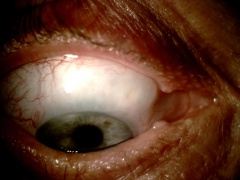
#> input picture converted/img_0.jpg, 240 x 180 px
$ python pruebaRecortes4.py
#> lines starting #> are read from the running program, lines starting #| are printed output that depends on the picture; long printed decimals are rounded
from PIL import Image
import numpy as np
import random

img=Image.open('./converted/img_0.jpg')
#> img is the input picture: PIL image 240x180 RGB; mean R, G, B 97, 59.5, 41.5
#tamaño del cuadrado en pixels
squareSize=20
#Porcentaje de pixels que se pueden desplazar como maximo
squareSizePercent=50
#Pixeles que se pueden desplazar como maximo
movementPixels=(squareSize*squareSizePercent)/100

#Asertos-------------------
assert 3*squareSize<=img.width*img.height
assert squareSizePercent>=1 or squareSizePercent<=100

#--------------------------

#Obtencion recorte central aleatorio----------------------
#Generando cuadrado dentral aleatorio

#Genero un numero aleatorio que se le sumara o restara a las coordenadas centrales según una orientacion aleatoria
randX=random.uniform(1,movementPixels)
randY=random.uniform(1,movementPixels)

randomOrientation=random.randint(0,8)#Genero aleatoriamente hacia donde quiero que vaya más o menos el recorte central
print('Orientation:', randomOrientation)

#El recorte central se desplaza hacia la izquierda
if randomOrientation==1:
    xCenter = (img.width / 2) - randX
    yCenter = (img.height / 2)
    print('X:', xCenter, 'Y:', yCenter)
    xDist = (img.width / 2) - randX #xDist e yDist serán las varaibles para luego calcular los nuevos centros, no deben sobreescribirse con xCenter e yCenter
    yDist = (img.height / 2)

#El recorte central se desplaza hacia la diagonal superior izquierda
if randomOrientation==2:
    xCenter = (img.width / 2) - randX
    yCenter = (img.height / 2) - randY
    print('X:', xCenter, 'Y:', yCenter)
    xDist=(img.width / 2) - randX
    yDist=(img.height / 2) - randY

#El recorte central se deplaza hacia arriba
if randomOrientation==3:
    xCenter = (img.width / 2)
    yCenter = (img.height / 2) - randY
    print('X:', xCenter, 'Y:', yCenter)
    xDist=(img.width / 2)
    yDist=(img.height / 2) - randY

#El recorte central se desplaza a la diagonal superior derecha
if randomOrientation==4:
    xCenter = (img.width / 2) + randX
    yCenter = (img.height / 2) - randY
    print('X:', xCenter, 'Y:', yCenter)
    xDist=(img.width / 2) + randX
    yDist=(img.height / 2) - randY

#El recorte central se desplaza a la derecha
if randomOrientation==5:
    xCenter = (img.width / 2) + randX
    yCenter = (img.height / 2) - randY
    print('X:', xCenter, 'Y:', yCenter)
    xDist=(img.width / 2) + randX
    yDist=(img.height / 2) - randY

#El recorte central se desplaza a la exquina inferior derecha
if randomOrientation==6:
    xCenter = (img.width / 2) + randX
#> xCenter = 128.6
    yCenter = (img.height / 2) + randY
#> yCenter = 97.82
    print('X:', xCenter, 'Y:', yCenter)
#| X: 128.600 Y: 97.822
    xDist=(img.width / 2) + randX
#> xDist = 128.6
    yDist=(img.height / 2) + randY
#> yDist = 97.82

#El recorte central se desplaza hacia abajo
if randomOrientation==7:
    xCenter = (img.width / 2)
    yCenter = (img.height / 2) + randY
    print('X:', xCenter, 'Y:', yCenter)
    xDist=(img.width / 2)
    yDist=(img.height / 2) + randY

#El recorte central se desplaza a la diagonal inferior izquierda
if randomOrientation==8:
    xCenter = (img.width / 2) - randX
    yCenter = (img.height / 2) + randY
    print('X:', xCenter, 'Y:', yCenter)
    xDist=(img.width / 2) - randX
    yDist=(img.height / 2) + randY

#El recorte central se queda centrado
if randomOrientation==0:
    xCenter = (img.width / 2)
    yCenter = (img.height / 2)
    print('X:', xCenter, 'Y:', yCenter)
    xDist=(img.width / 2)
    yDist=(img.height / 2)

#Cortamos y guardamos el cuadrado central

x1=xCenter-(squareSize/2)
#> x1 = 118.6
y1=yCenter-(squareSize/2)
#> y1 = 87.82
x2=xCenter+(squareSize/2)
#> x2 = 138.6
y2=yCenter+(squareSize/2)
#> y2 = 107.8

croppingMask=(x1,y1,x2,y2)
#> croppingMask = (118.6, 87.82, 138.6, 107.8)

centralSquareCropped=img.crop(croppingMask)

#centralSquareCropped.show('0')
centralSquareCropped.save('0.jpg')

#OBTENER EL RESTO DE RECORTES---------------------------------------------------------------------------------------------------

#Obtención del recorte 1 (izquierda)-----------------------------------------
#Distancia despecto del cuadradito central
centralSquareDistance=(squareSize/2)+float((random.randrange(movementPixels)+movementPixels))+(squareSize/2) #Asi se aleja o acerca más del recorte del centro
#Coordenadas respecto del central
xCenter=xDist-centralSquareDistance
#> xCenter = 98.6
yCenter=yDist+float(random.uniform(-movementPixels,movementPixels))
#> yCenter = 93

x1=xCenter-(squareSize/2)
#> x1 = 88.6
y1=yCenter-(squareSize/2)
x2=xCenter+(squareSize/2)
y2=yCenter+(squareSize/2)

croppingMask=(x1,y1,x2,y2)

leftSquareCropped=img.crop(croppingMask)

#leftSquareCropped.show('img1')
leftSquareCropped.save('1.jpg')

#Obtención del recorte 3 (arriba)-------------------------------------
#Distancia respecto al cuadrado central
centralSquareDistance=(squareSize/2)+float((random.randrange(movementPixels)+movementPixels))+(squareSize/2)
#Coordenadas respecto del central
xCenter=xDist+float(random.uniform(-movementPixels,movementPixels))
yCenter=yDist-centralSquareDistance

x1=xCenter-(squareSize/2)
y1=yCenter-(squareSize/2)
x2=xCenter+(squareSize/2)
y2=yCenter+(squareSize/2)

croppingMask=(x1,y1,x2,y2)

upSquareCropped=img.crop(croppingMask)
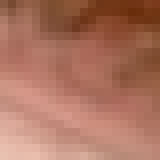
#> upSquareCropped: PIL image 20x20 RGB (shown 8 times larger); mean R, G, B 171.9, 115.1, 95.7

#upSquareCropped.show('img3')
upSquareCropped.save('3.jpg')


#Obtencion del recorte 7 (abajo)
#Distancia respecto al cuadrado central
centralSquareDistance=(squareSize/2)+float((random.randrange(movementPixels)+movementPixels))+(squareSize/2)
#Coordenadas respecto del central
xCenter=xDist+float(random.uniform(-movementPixels,movementPixels))
yCenter=yDist+centralSquareDistance

x1=xCenter-(squareSize/2)
y1=yCenter-(squareSize/2)
x2=xCenter+(squareSize/2)
y2=yCenter+(squareSize/2)

croppingMask=(x1,y1,x2,y2)

downSquareCropped=img.crop(croppingMask)
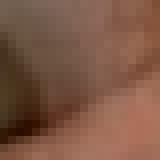
#> downSquareCropped: PIL image 20x20 RGB (shown 8 times larger); mean R, G, B 124.7, 87.1, 68.4

#rightSquareCropped.show('img5')
downSquareCropped.save('7.jpg')


#Obtencion del recorte 5 (derecha)
#Distancia despecto del cuadradito central
centralSquareDistance=(squareSize/2)+float((random.randrange(movementPixels)+movementPixels))+(squareSize/2) #Asi se aleja o acerca más del recorte del centro
#Coordenadas respecto del central
xCenter=xDist+centralSquareDistance
yCenter=yDist+float(random.uniform(-movementPixels,movementPixels))

x1=xCenter-(squareSize/2)
y1=yCenter-(squareSize/2)
x2=xCenter+(squareSize/2)
y2=yCenter+(squareSize/2)

croppingMask=(x1,y1,x2,y2)

rightSquareCropped=img.crop(croppingMask)
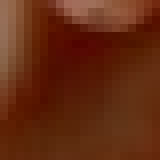
#> rightSquareCropped: PIL image 20x20 RGB (shown 8 times larger); mean R, G, B 99.7, 42.6, 17.7

#downSquareCropped.show('img7')
rightSquareCropped.save('5.jpg')

#OBTENCION DE LAS DIAGONALES----------------------------------------------------------------------------------

#Superior izquierda (2)
#Coordenadas respecto del cuadrado central
centralSquareDistance=(squareSize/2)+float((random.randrange(movementPixels)+movementPixels))+(squareSize/2)
#Coordenadas respecto del central
xCenter=xDist-centralSquareDistance+float(random.uniform(-movementPixels,movementPixels))
yCenter=yDist-centralSquareDistance+float(random.uniform(-movementPixels,movementPixels))

x1=xCenter-(squareSize/2)
y1=yCenter-(squareSize/2)
x2=xCenter+(squareSize/2)
y2=yCenter+(squareSize/2)

croppingMask=(x1,y1,x2,y2)

leftUpSquareCropped=img.crop(croppingMask)
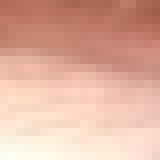
#> leftUpSquareCropped: PIL image 20x20 RGB (shown 8 times larger); mean R, G, B 223.7, 176.4, 158.9

leftUpSquareCropped.save('2.jpg')

#Superior derecha (4)
#Coordenadas respecto del cuadrado central
centralSquareDistance=(squareSize/2)+float((random.randrange(movementPixels)+movementPixels))+(squareSize/2)
#Coordenadas respecto del central
xCenter=xDist+centralSquareDistance+float(random.uniform(-movementPixels,movementPixels))
yCenter=yDist-centralSquareDistance+float(random.uniform(-movementPixels,movementPixels))

x1=xCenter-(squareSize/2)
y1=yCenter-(squareSize/2)
x2=xCenter+(squareSize/2)
y2=yCenter+(squareSize/2)

croppingMask=(x1,y1,x2,y2)

rightUpSquareCropped=img.crop(croppingMask)
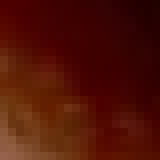
#> rightUpSquareCropped: PIL image 20x20 RGB (shown 8 times larger); mean R, G, B 79.7, 18.1, 6.1

rightUpSquareCropped.save('4.jpg')

#Inferior izquierda (8)

centralSquareDistance=(squareSize/2)+float((random.randrange(movementPixels)+movementPixels))+(squareSize/2)
#Coordenadas respecto del central
xCenter=xDist-centralSquareDistance-float(random.uniform(-movementPixels,movementPixels))
yCenter=yDist+centralSquareDistance+float(random.uniform(-movementPixels,movementPixels))

x1=xCenter-(squareSize/2)
y1=yCenter-(squareSize/2)
x2=xCenter+(squareSize/2)
y2=yCenter+(squareSize/2)

croppingMask=(x1,y1,x2,y2)

leftDownSquareCropped=img.crop(croppingMask)
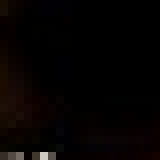
#> leftDownSquareCropped: PIL image 20x20 RGB (shown 8 times larger); mean R, G, B 5.6, 2.7, 2

leftDownSquareCropped.save('8.jpg')

#Inferior derecha(6)
#Coordenadas respecto del cuadrado central
centralSquareDistance=(squareSize/2)+float((random.randrange(movementPixels)+movementPixels))+(squareSize/2)
#Coordenadas respecto del central
xCenter=xDist+centralSquareDistance+float(random.uniform(-movementPixels,movementPixels))
yCenter=yDist+centralSquareDistance+float(random.uniform(-movementPixels,movementPixels))

x1=xCenter-(squareSize/2)
y1=yCenter-(squareSize/2)
x2=xCenter+(squareSize/2)
y2=yCenter+(squareSize/2)

croppingMask=(x1,y1,x2,y2)

rightDownSquareCropped=img.crop(croppingMask)
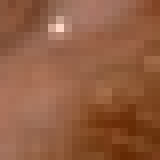
#> rightDownSquareCropped: PIL image 20x20 RGB (shown 8 times larger); mean R, G, B 145.7, 93.3, 65.2

rightDownSquareCropped.save('6.jpg')

$ run again, with converted/img_10.jpg copied over converted/img_0.jpg
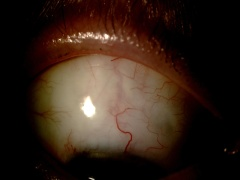
#> input picture converted/img_10.jpg, 240 x 180 px
#> img is the input picture: PIL image 240x180 RGB; mean R, G, B 51.5, 35.2, 25.1
#| X: 128.600 Y: 97.822
#> `leftDownSquareCropped=img.crop(croppingMask)`:
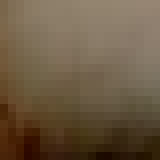
#> leftDownSquareCropped: PIL image 20x20 RGB (shown 8 times larger); mean R, G, B 107.5, 89.5, 66.6
#> `rightDownSquareCropped=img.crop(croppingMask)`:
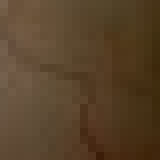
#> rightDownSquareCropped: PIL image 20x20 RGB (shown 8 times larger); mean R, G, B 87.8, 66.1, 41.7
